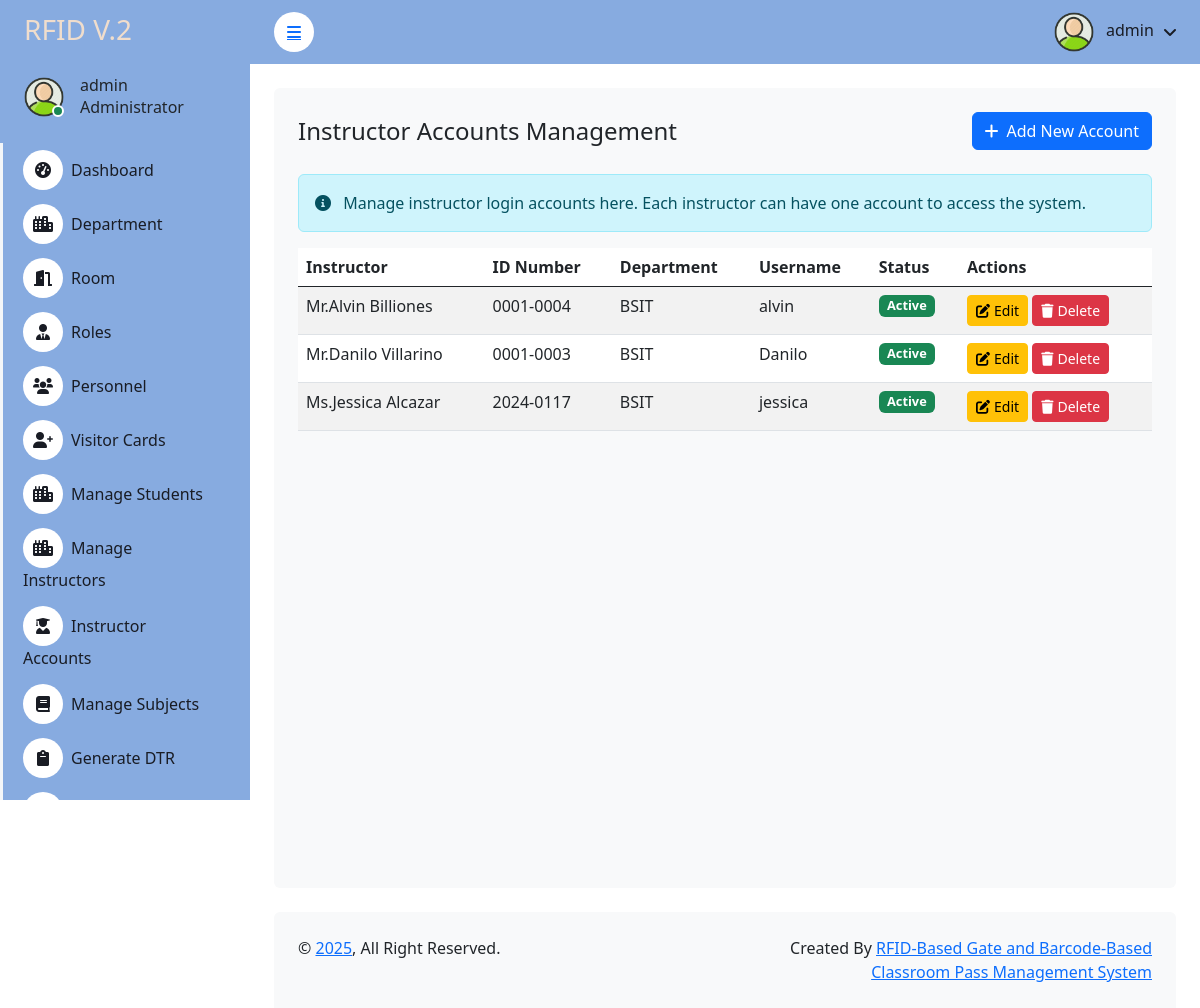
Screenshot of /admin/instructor_accounts.php with the database file from the repository.
### tables this page shows
CREATE TABLE `user` (
  `id` int(11) NOT NULL,
  `contact` varchar(15) NOT NULL,
  `email` varchar(255) NOT NULL,
  `username` varchar(255) NOT NULL,
  `password` varchar(255) NOT NULL,
  `rfid_number` varchar(50) NOT NULL,
  `failed_attempts` int(11) DEFAULT 0,
  `last_attempt` timestamp NULL DEFAULT NULL,
  `last_login` timestamp NULL DEFAULT NULL,
  `login_count` int(11) DEFAULT 0,
  `is_active` tinyint(1) DEFAULT 1,
  `created_at` timestamp NOT NULL DEFAULT current_timestamp()
);

CREATE TABLE `instructor_accounts` (
  `id` int(11) NOT NULL,
  `instructor_id` int(11) NOT NULL,
  `username` varchar(50) NOT NULL,
  `password` varchar(255) NOT NULL,
  `created_at` timestamp NOT NULL DEFAULT current_timestamp(),
  `updated_at` timestamp NOT NULL DEFAULT current_timestamp() ON UPDATE current_timestamp(),
  `last_login` varchar(11) NOT NULL,
  `department` varchar(55) NOT NULL,
  `fullname` varchar(55) NOT NULL
);

CREATE TABLE `instructor` (
  `id` int(11) NOT NULL,
  `photo` varchar(25) NOT NULL,
  `fullname` varchar(50) NOT NULL,
  `id_number` varchar(9) DEFAULT NULL,
  `created_at` timestamp NOT NULL DEFAULT current_timestamp(),
  `updated_at` timestamp NOT NULL DEFAULT current_timestamp(),
  `department_id` int(11) NOT NULL
);

CREATE TABLE `department` (
  `department_id` int(11) NOT NULL,
  `department_name` varchar(50) NOT NULL,
  `department_desc` varchar(50) NOT NULL
);

### admin/instructor_accounts.php (the view, shortened to what this page needs)
<?php
include 'header.php';
include '../connection.php';
$accounts_query = "
    SELECT ia.*, i.fullname, i.id_number, d.department_name
    FROM instructor_accounts ia
    INNER JOIN instructor i ON ia.instructor_id = i.id
    LEFT JOIN department d ON i.department_id = d.department_id
    ORDER BY i.fullname
";
$accounts_result = $db->query($accounts_query);
?>
<!DOCTYPE html>
<html lang="en">
<head>
    <link href="https://cdn.jsdelivr.net/npm/bootstrap@5.3.0/dist/css/bootstrap.min.css" rel="stylesheet">
    <link rel="stylesheet" href="https://cdnjs.cloudflare.com/ajax/libs/font-awesome/6.0.0/css/all.min.css">
</head>
<body>
    <div class="container-fluid position-relative bg-white d-flex p-0">
        <?php include 'sidebar.php'; ?>
        <div class="content">
            <?php include 'navbar.php'; ?>
            <div class="container-fluid pt-4 px-4">
                <div class="col-sm-12 col-xl-12">
                    <div class="bg-light rounded h-100 p-4">
                        <div class="d-flex justify-content-between align-items-center mb-4">
                            <h4 class="mb-0">Instructor Accounts Management</h4>
                            <button type="button" class="btn btn-primary" data-bs-toggle="modal" data-bs-target="#addAccountModal">
                                <i class="fas fa-plus me-2"></i>Add New Account
                            </button>
                        </div>
                        <div class="alert alert-info">
                            <i class="fas fa-info-circle me-2"></i>
                            Manage instructor login accounts here. Each instructor can have one account to access the system.
                        </div>
                        <div class="table-responsive">
                            <table class="table table-striped table-hover" id="accountsTable">
                                <thead>
                                    <tr>
                                        <th>Instructor</th>
                                        <th>ID Number</th>
                                        <th>Department</th>
                                        <th>Username</th>
                                        <th>Status</th>
                                        <th>Actions</th>
                                    </tr>
                                </thead>
                                <tbody>
                                    <?php if ($accounts_result && $accounts_result->num_rows > 0): ?>
                                        <?php while ($account = $accounts_result->fetch_assoc()): ?>
                                            <tr>
                                                <td><?php echo htmlspecialchars($account['fullname']); ?></td>
                                                <td><?php echo htmlspecialchars($account['id_number']); ?></td>
                                                <td><?php echo htmlspecialchars($account['department_name'] ?? 'N/A'); ?></td>
                                                <td><?php echo htmlspecialchars($account['username']); ?></td>
                                                <td>
                                                    <span class="badge bg-success status-badge">Active</span>
                                                </td>
                                                <td>
                                                    <button class="btn btn-sm btn-warning edit-btn"
                                                            data-id="<?php echo $account['id']; ?>"
                                                            data-instructor-id="<?php echo $account['instructor_id']; ?>"
                                                            data-username="<?php echo htmlspecialchars($account['username']); ?>">
                                                        <i class="fas fa-edit me-1"></i>Edit
                                                    </button>
                                                    <button class="btn btn-sm btn-danger delete-btn"
                                                            data-id="<?php echo $account['id']; ?>"
                                                            data-username="<?php echo htmlspecialchars($account['username']); ?>"
                                                            data-instructor="<?php echo htmlspecialchars($account['fullname']); ?>">
                                                        <i class="fas fa-trash me-1"></i>Delete
                                                    </button>
                                                </td>
                                            </tr>
                                        <?php endwhile; ?>
                                    <?php endif; ?>
                                </tbody>
                            </table>
                        </div>
                    </div>
                </div>
            </div>
            <?php include 'footer.php'; ?>
        </div>
</body>
</html>

### admin/sidebar.php (shortened to what this page needs)
<?php
$current_page = basename($_SERVER['PHP_SELF']);
include '../connection.php';
$username = "";
$sql1 = "SELECT * FROM user LIMIT 1";
$result1 = $db->query($sql1);
if ($result1->num_rows > 0) {
    $row = $result1->fetch_assoc();
    $username = $row['username'];
}
?>
<div class="sidebar pe-4 pb-3" style="background-color:  #87abe0ff">
    <nav class="navbar navbar-light">
        <a href="dashboard" class="navbar-brand mx-4 mb-3">
            <h3 class="text" style="color: #f0ddcc">RFID V.2</h3>
        </a>
        <div class="d-flex align-items-center ms-4 mb-4">
            <div class="position-relative">
                <img class="rounded-circle" src="img\2601828.png" alt="" style="width: 40px; height: 40px;">
                <div class="bg-success rounded-circle border border-2 border-white position-absolute end-0 bottom-0 p-1"></div>
            </div>
            <div class="ms-3">
                <h6 class="mb-0"><?php echo $username; ?></h6>
                <span>Administrator</span>
            </div>
        </div>
        <div class="navbar-nav w-100">
            <a href="dashboard.php" class="nav-item nav-link <?php echo ($current_page == 'dashboard') ? 'active' : ''; ?>">
                <i class="fa fa-tachometer-alt me-2"></i>Dashboard
            </a>
            <a href="department.php" class="nav-item nav-link <?php echo ($current_page == 'department') ? 'active' : ''; ?>">
                <i class="fa fa-city me-2"></i>Department
            </a>
            <a href="room.php" class="nav-item nav-link <?php echo ($current_page == 'room') ? 'active' : ''; ?>">
                <i class="fa fa-door-open me-2"></i>Room
            </a>
            <a href="role.php" class="nav-item nav-link <?php echo ($current_page == 'role') ? 'active' : ''; ?>">
                <i class="fa fa-user-tie me-2"></i>Roles
            </a>
            <a class="nav-item nav-link collapsed <?php echo in_array($current_page, ['personell', 'personell_logs']) ? 'active' : ''; ?>"
               href="personell.php"
               data-bs-toggle="collapse"
               data-bs-target="#personnelSubmenu"
               aria-expanded="<?php echo in_array($current_page, ['personell', 'personell_logs']) ? 'true' : 'false'; ?>">
                <i class="fa fa-users me-2"></i>Personnel
            </a>
            <a class="nav-item nav-link collapsed <?php echo in_array($current_page, ['visitor', 'visitor_logs']) ? 'active' : ''; ?>"
               href="visitor.php"
               data-bs-toggle="collapse"
               data-bs-target="#visitorSubmenu"
               aria-expanded="<?php echo in_array($current_page, ['visitor', 'visitor_logs']) ? 'true' : 'false'; ?>">
                <i class="fa fa-user-plus me-2"></i>Visitor Cards
            </a>
           <a href="students.php" class="nav-item nav-link <?php echo ($current_page == 'students') ? 'active' : ''; ?>">
                <i class="fa fa-city me-2"></i>Manage Students
            </a>
             <a href="instructors.php" class="nav-item nav-link <?php echo ($current_page == 'instructors') ? 'active' : ''; ?>">
                <i class="fa fa-city me-2"></i>Manage Instructors
            </a>
                        <a href="instructor_accounts.php" class="nav-item nav-link <?php echo ($current_page == 'instructor_accounts') ? 'active' : ''; ?>">
                            <i class="fa fa-user-graduate me-2"></i>Instructor Accounts
                        </a>
            <a href="manage_subjects.php" class="nav-item nav-link <?php echo ($current_page == 'subjects') ? 'active' : ''; ?>">
                <i class="fa fa-book me-2"></i>Manage Subjects
            </a>
            <a href="dtr.php" class="nav-item nav-link <?php echo ($current_page == 'dtr') ? 'active' : ''; ?>">
                <i class="fa fa-clipboard me-2"></i>Generate DTR
            </a>
            <a href="student_logs.php" class="nav-item nav-link <?php echo ($current_page == 'attendance_log') ? 'active' : ''; ?>">
                <i class="fa fa-book me-2"></i>Attendance Log
            </a>
        </div>
    </nav>
</div>

### admin/navbar.php (shortened to what this page needs)
<?php
include '../connection.php';
$username = "";
$sql1 = "SELECT * FROM user LIMIT 1";
$result1 = $db->query($sql1);
if ($result1->num_rows > 0) {
    $row = $result1->fetch_assoc();
    $username = $row['username'];
}
?>
 <nav class="navbar navbar-expand  navbar-light sticky-top px-4 py-0" style="background-color: #87abe0ff">
                <a href="#" class="sidebar-toggler flex-shrink-0">
                    <i class="fa fa-bars"></i>
                </a>
                <div class="navbar-nav align-items-center ms-auto">
                    <div class="nav-item dropdown">
                        <a href="#" class="nav-link dropdown-toggle" data-bs-toggle="dropdown">
                            <img class="rounded-circle me-lg-2" src="img\2601828.png" alt="" style="width: 40px; height: 40px;">
                            <span class="d-none d-lg-inline-flex"><?php echo $username; ?></span>
                        </a>
                    </div>
                </div>
            </nav>

### admin/css/style.css (style rules this page uses)
:root { --primary: #009CFF; --light: #F3F6F9; --dark: #191C24; }
.btn { transition: .5s; }
.btn.btn-primary { color: #FFFFFF; }
.sidebar { position: fixed; top: 0; left: 0; bottom: 0; width: 250px; height: 100vh; overflow-y: auto; background: var(--light); transition: 0.5s; z-index: 999; }
.content { margin-left: 250px; min-height: 100vh; background: #FFFFFF; transition: 0.5s; }
@media (min-width: 992px) { .sidebar { margin-left: 0; } }
@media (min-width: 992px) { .content { width: calc(100% - 250px); } }
.sidebar .navbar .navbar-nav .nav-link { padding: 7px 20px; color: var(--dark); font-weight: 500; border-left: 3px solid var(--light); border-radius: 0 30px 30px 0; outline: none; }
.sidebar .navbar .navbar-nav .nav-link i { width: 40px; height: 40px; display: inline-flex; align-items: center; justify-content: center; background: #FFFFFF; border-radius: 40px; }
.content .navbar .navbar-nav .nav-link { margin-left: 25px; padding: 12px 0; color: var(--dark); outline: none; }
.content .navbar .sidebar-toggler, .content .navbar .navbar-nav .nav-link i { width: 40px; height: 40px; display: inline-flex; align-items: center; justify-content: center; background: #FFFFFF; border-radius: 40px; }
.content .navbar .dropdown-toggle::after { margin-left: 6px; vertical-align: middle; border: none; content: "\f107"; font-family: "Font Awesome 5 Free"; font-weight: 900; transition: .5s; }

### admin/instructor_accounts.php (style rules this page uses)
.table-responsive { min-height: 400px; }
.status-badge { font-size: 0.8rem; padding: 0.35em 0.65em; }

### rows the page displays
user: username "admin"
instructor_accounts: instructor.fullname "Mr.Alvin Billiones", instructor.id_number "0001-0004", department.department_name "BSIT", username "alvin"
instructor_accounts: instructor.fullname "Mr.Danilo Villarino", instructor.id_number "0001-0003", department.department_name "BSIT", username "Danilo"
instructor_accounts: instructor.fullname "Ms.Jessica Alcazar", instructor.id_number "2024-0117", department.department_name "BSIT", username "jessica"
